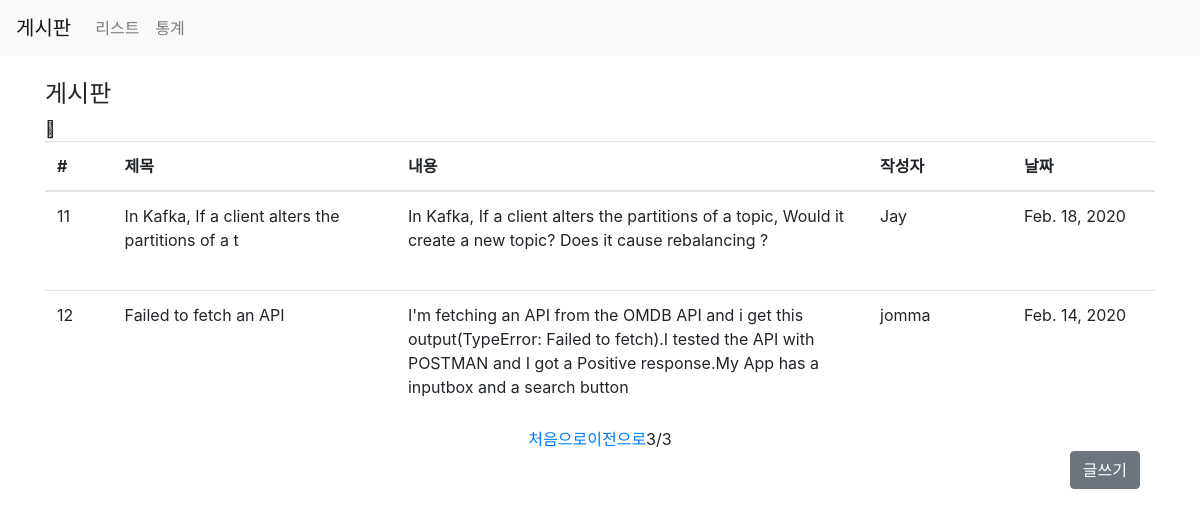
The page /main/list/?page=3 on the database as committed earlier.
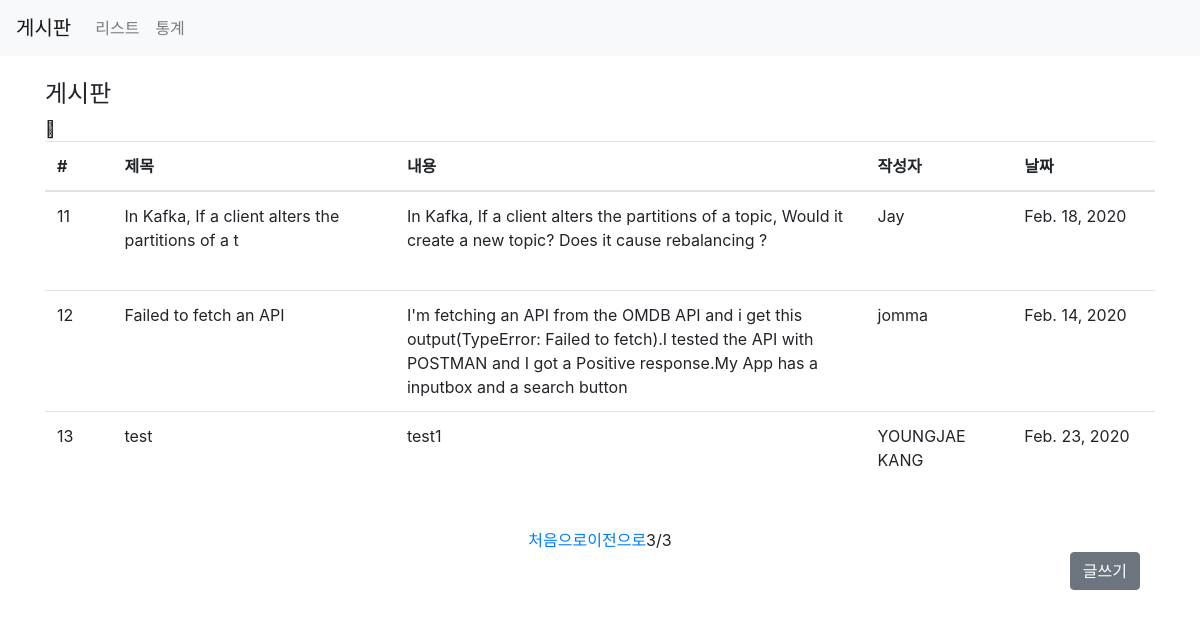
The same page on the database as committed later.
### main/models.py (models this page shows, shortened)
class Post(models.Model):
    title = models.CharField(max_length=100, null=True)
    contents = models.TextField(null=True)
    writer = models.CharField(max_length=30, null=True)
    created = models.DateField(default=timezone.now(), null=True)

### main/views.py (the view)
# urls.py: path('list/', views.list, name="list"),
def list(request):
    postAll = Post.objects.all()
    paginator = Paginator(postAll, 5)
    page = request.GET.get('page')
    postAll = paginator.get_page(page)
    context = {
        'postAll': postAll,
    }
    return render(request, 'main/list.html', context)

### main/templates/main/list.html (shortened to what this page needs)
{% extends 'main/base.html' %}
{% load static %}
{% block content %}
<div class="container">
    <h4 class="mt-4">게시판</h4>
    <table class="table table-hover">
        <thead>
            <tr>
                <th width=70px>#</th>
                <th width=300px>제목</th>
                <th width=500px>내용</th>
                <th width=150px>작성자</th>
                <th width=150px>날짜</th>
            </tr>
        </thead>
        <tbody>
        {% for post in postAll %}
            <tr style = "cursor:pointer;" onClick = " location.href='{% url 'post-detail' id=post.id %}' ">
                <td height=100px>{{post.id}}</td>
                <td>{{post.title}}</td>
                <td>{{post.contents}}</td>
                <td>{{post.writer}}</td>
                <td>{{post.created}}</td>
            </tr>
        {% endfor %}
        </tbody>
    </table>
    <div class="container">
        <ul class="nav justify-content-center">
            {% if postAll.has_previous %}
            <a href="?page=1">처음으로</a>
            <a href="?page={{postAll.previous_page_number}}">이전으로</a>
            {% endif %}
            <span>{{postAll.number}}</span>
            <span>/</span>
            <span>{{postAll.paginator.num_pages}}</span>
        </ul>
        <div class="containter text-right">
            <button type="button" class="btn btn-secondary" onClick = " location.href='{% url 'create' %}' ">글쓰기</button>
</div>
{% endblock %}

### main/templates/main/base.html (shortened to what this page needs)
{% load static %}
<!DOCTYPE html>
<html lang="en">
<head>
    <link rel="stylesheet" href="https://stackpath.bootstrapcdn.com/bootstrap/4.4.1/css/bootstrap.min.css">
</head>
<body>
    <nav class="navbar navbar-expand-lg navbar-light bg-light">
        <a class="navbar-brand" href="/main/">게시판</a>
        <div class="collapse navbar-collapse" id="navbarNav">
          <ul class="navbar-nav">
            <li class="nav-item">
              <a class="nav-link" href="{% url 'list' %}">리스트</a>
            </li>
            <li class="nav-item">
              <a class="nav-link" href="{% url 'board' %}">통계</a>
            </li>
          </ul>
        </div>
    </nav>
    {% block content %}
    {% endblock %}
</body>
</html>

Rows that differ between the two databases and show on the page:
added Post: id "13", title "test", contents "test1", writer "YOUNGJAE KANG", created "Feb. 23, 2020"
